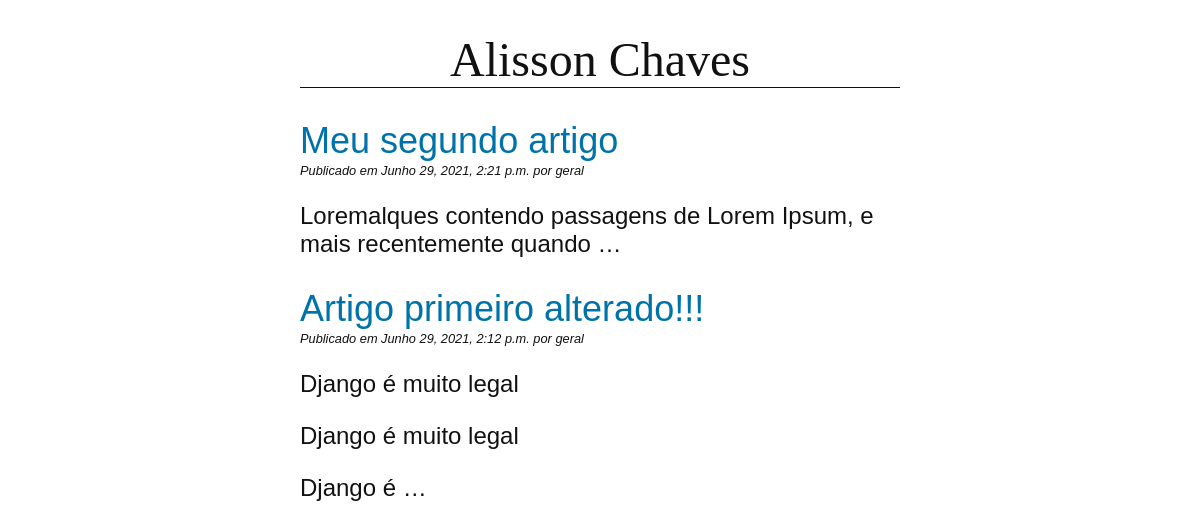
Screenshot of /blog/ with the database file from the repository.
### blog/models.py (models this page shows, shortened)
class Post(models.Model):
    title = models.CharField(max_length=255)
    slug = models.SlugField(max_length=366, unique=True)
    author = models.ForeignKey(User, on_delete=models.CASCADE)
    body = models.TextField()
    created = models.DateTimeField(auto_now_add=True)
    updated = models.DateTimeField(auto_now=True)
    class Meta:
        ordering = ("-created",)
    def get_absolute_url(self):
        return reverse("blog:detail", kwargs={"slug": self.slug})

### blog/views.py (the view)
# urls.py: path("", views.PostListView.as_view(), name="list"),
class PostListView(ListView):
    model = Post

### blog/templates/blog/post_list.html (shortened to what this page needs)
{% extends "blog/base.html" %}
{% block content %}
    {% for post in post_list %}
        <article>
            <h2>
                <a href="{{ post.get_absolute_url }}" target="_blank">
                    {{ post.title }}
                </a>
            </h2>
            <p class="date">
                Publicado em {{ post.created}} por {{post.author}}
            </p>
            {{ post.body|linebreaks|truncatewords:10 }}
        </article>
    {% endfor %}
{% endblock %}

### blog/templates/blog/base.html (shortened to what this page needs)
{% load static %}
<!DOCTYPE html>
<html lang="pt-BR">
<head>
    <link href="{% static 'css/blog.css' %}" rel="stylesheet" >
</head>
<body>
    <header>
        <h1>Alisson Chaves</h1>
    </header>
    <main>
        {% block content %}
        {% endblock %}
    </main>
</body>
</html>

### blog/static/css/blog.css (style rules this page uses)
body { margin: 0 25%; font-family: sans-serif; font-size: 1.5rem; color: #111111; }
h1 { text-align: center; font-family: serif; font-weight: normal; border-bottom: 1px solid; }
h2 { color: #0072aa; font-weight: normal; margin-bottom: 1px; }
a { color:#0072aa; text-decoration:none; }
p.date { font-size: 0.8rem; font-style: italic; margin-top: 1px; }

### rows the page displays
Post: title "Meu segundo artigo", created "Junho 29, 2021, 2:21 p.m.", author "geral", body "Loremalques contendo passagens de Lorem Ipsum, e mais recentemente quando …"
Post: title "Artigo primeiro alterado!!!", created "Junho 29, 2021, 2:12 p.m.", author "geral", body "Django é muito legal Django é muito legal Django é …"
